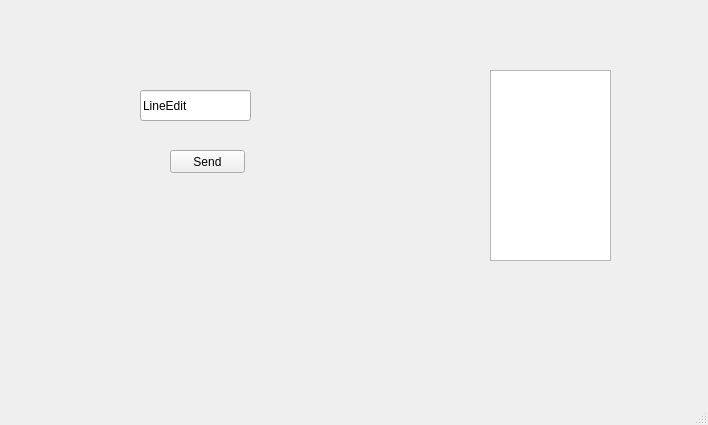
<?xml version="1.0" encoding="UTF-8"?>
<ui version="4.0">
 <class>MainWindow</class>
 <widget class="QMainWindow" name="MainWindow">
  <property name="geometry">
   <rect>
    <x>0</x>
    <y>0</y>
    <width>708</width>
    <height>425</height>
   </rect>
  </property>
  <property name="windowTitle">
   <string>MainWindow</string>
  </property>
  <property name="styleSheet">
   <string notr="true">font: 12pt &quot;微软雅黑&quot;;</string>
  </property>
  <widget class="QWidget" name="centralwidget">
   <widget class="QTextEdit" name="textEdit">
    <property name="geometry">
     <rect>
      <x>490</x>
      <y>70</y>
      <width>121</width>
      <height>191</height>
     </rect>
    </property>
   </widget>
   <widget class="QLineEdit" name="lineEdit">
    <property name="geometry">
     <rect>
      <x>140</x>
      <y>90</y>
      <width>111</width>
      <height>31</height>
     </rect>
    </property>
    <property name="text">
     <string>LineEdit</string>
    </property>
   </widget>
   <widget class="QPushButton" name="pushButton">
    <property name="geometry">
     <rect>
      <x>170</x>
      <y>150</y>
      <width>75</width>
      <height>23</height>
     </rect>
    </property>
    <property name="text">
     <string>Send</string>
    </property>
   </widget>
  </widget>
  <widget class="QMenuBar" name="menubar">
   <property name="geometry">
    <rect>
     <x>0</x>
     <y>0</y>
     <width>708</width>
     <height>28</height>
    </rect>
   </property>
  </widget>
  <widget class="QStatusBar" name="statusbar"/>
 </widget>
 <resources/>
 <connections/>
</ui>
